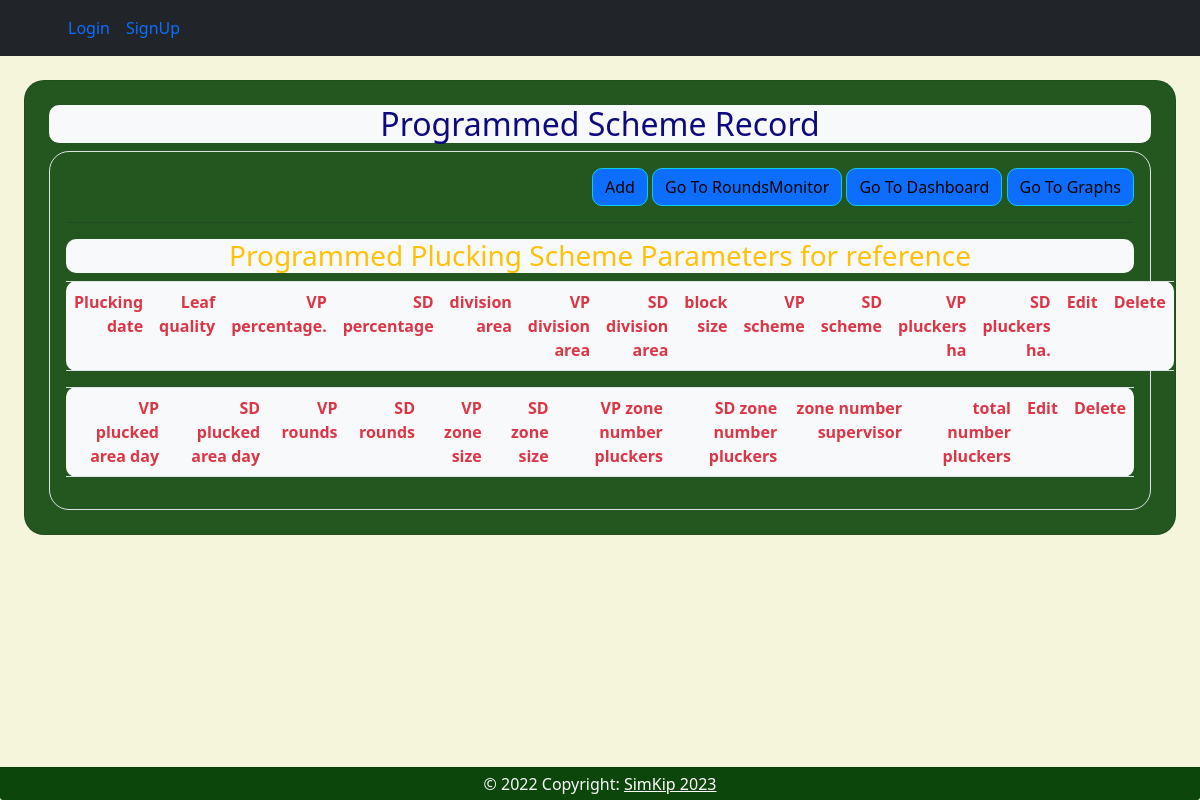
Before: /programmedscheme-record/ with the older database file.
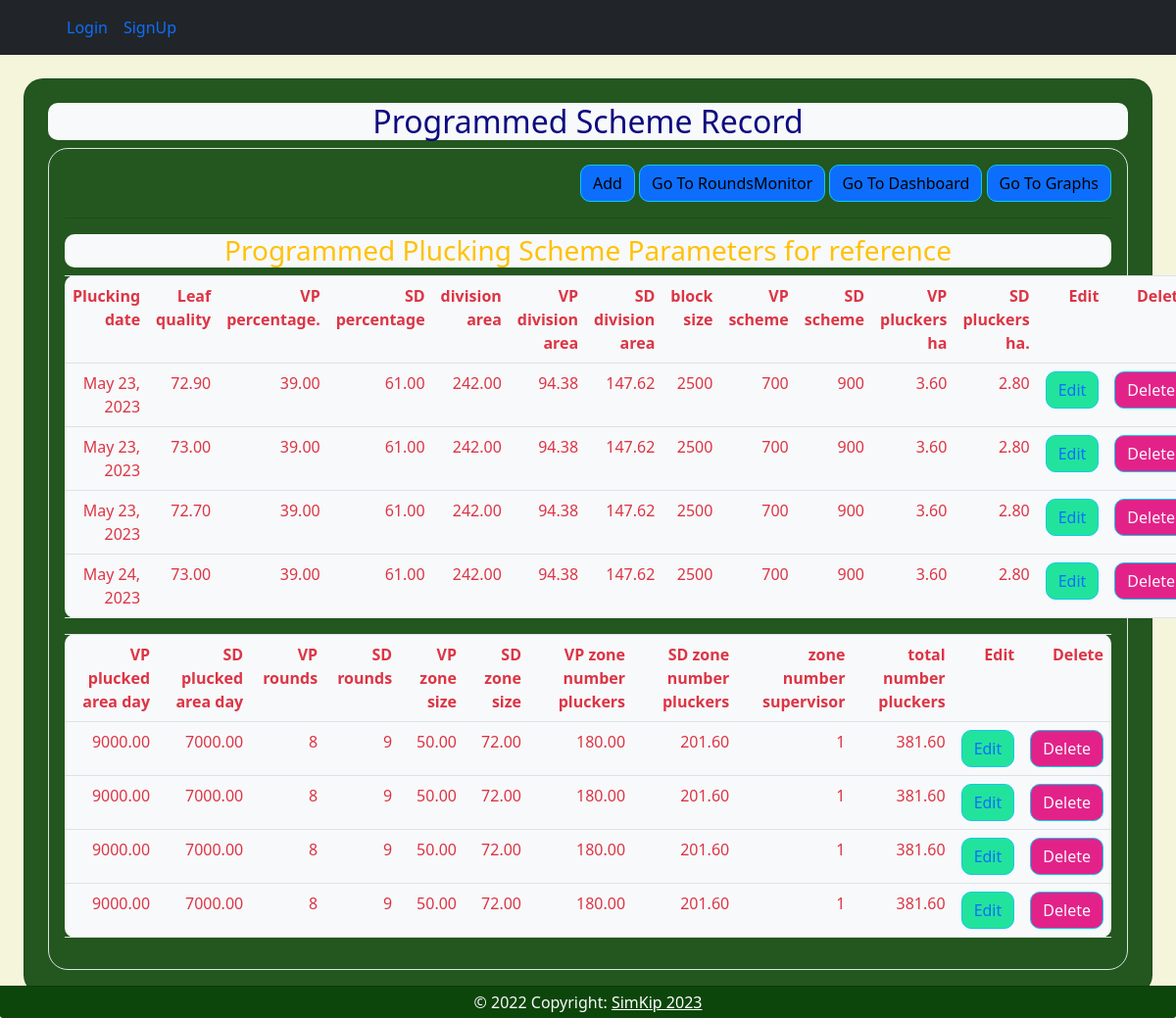
After: the same page with the newer database file.
### plucking/models.py (models this page shows, shortened)
class ProgrammedScheme(models.Model):
    plucking_date = models.DateField(auto_now=True, blank=False, null=False)
    leaf_quality = models.DecimalField(max_digits=6, decimal_places=2)
    VP_percentage = models.DecimalField(max_digits=6, decimal_places=2)
    SD_percentage = models.DecimalField(max_digits=6, decimal_places=2)
    division_area = models.DecimalField(max_digits=6, decimal_places=2)
    VP_division_area = models.DecimalField(max_digits=6, decimal_places=2, default=0.0)
    SD_division_area = models.DecimalField(max_digits=6, decimal_places=2, default=0.0)
    block_size = models.IntegerField()
    VP_scheme = models.IntegerField()
    SD_scheme = models.IntegerField()
    VP_pluckers_ha = models.DecimalField(max_digits=6, decimal_places=2, default=0.0)
    SD_pluckers_ha = models.DecimalField(max_digits=6, decimal_places=2, default=0.0)
    VP_rounds = models.IntegerField()
    SD_rounds = models.IntegerField()
    zone_number_supervisor = models.IntegerField()
    VP_plucked_area_day = models.DecimalField(max_digits=6, decimal_places=2)
    SD_plucked_area_day = models.DecimalField(max_digits=6, decimal_places=2)
    VP_zone_size = models.DecimalField(max_digits=6, decimal_places=2)
    SD_zone_size = models.DecimalField(max_digits=6, decimal_places=2)
    VP_zone_number_pluckers = models.DecimalField(max_digits=6, decimal_places=2)
    SD_zone_number_pluckers = models.DecimalField(max_digits=6, decimal_places=2)
    total_number_pluckers = models.DecimalField(max_digits=6, decimal_places=2)

### plucking/views.py (the view)
# urls.py: path('programmedscheme-record/', views.ProgrammedSchemeViewRetrieve, name='programmedscheme-record'),
def ProgrammedSchemeViewRetrieve(request):
    data = ProgrammedScheme.objects.all()
    plucking_date = datetime.strptime("2023-05-01T20:16", "%Y-%m-%dT%H:%M")
    leaf_quality = Decimal(request.GET.get('leaf_quality', 0))
    VP_percentage = Decimal(request.GET.get('VP_percentage', 0))
    SD_percentage = Decimal(request.GET.get('SD_percentage', 0))
    division_area = Decimal(request.GET.get('division_area', 0))
    VP_division_area = (Decimal(request.GET.get('VP_division_area', 0)))
    SD_division_area = (Decimal(request.GET.get('SD_division_area', 0)))
    block_size = 2500
    VP_scheme = 700
    SD_scheme = 900
    VP_pluckers_ha = 3.6
    SD_pluckers_ha = 2.8
    VP_plucked_area_day = VP_pluckers_ha * block_size
    SD_plucked_area_day = SD_pluckers_ha * block_size
    VP_rounds = 8
    SD_rounds = 9
    VP_zone_size = VP_rounds * 6.25
    SD_zone_size = SD_rounds * 8
    VP_zone_number_pluckers = VP_pluckers_ha * VP_zone_size
    SD_zone_number_pluckers = SD_pluckers_ha * SD_zone_size
    zone_number_supervisor = 1
    total_number_pluckers = VP_zone_number_pluckers + SD_zone_number_pluckers
    context = {
        "programmedScheme": data,
        "plucking_date": plucking_date,
        "leaf_quality": leaf_quality,
        "VP_percentage": VP_percentage,
        "SD_percentage": SD_percentage,
        "division_area": division_area,
        "VP_division_area": VP_division_area,
        "SD_division_area": SD_division_area,
        "block_size": block_size,
        "VP_scheme": VP_scheme,
        "SD_scheme": SD_scheme,
        "VP_pluckers_ha": VP_pluckers_ha,
        "SD_pluckers_ha": SD_pluckers_ha,
        "VP_plucked_area_day": VP_plucked_area_day,
        "SD_plucked_area_day": SD_plucked_area_day,
        "VP_rounds": VP_rounds,
        "SD_rounds": SD_rounds,
        "VP_zone_size": VP_zone_size,
        "SD_zone_size": SD_zone_size,
        "VP_zone_number_pluckers": VP_zone_number_pluckers,
        "SD_zone_number_pluckers": SD_zone_number_pluckers,
        "zone_number_supervisor": zone_number_supervisor,
        "total_number_pluckers": total_number_pluckers,
    }
    return render(request, 'UpdateFields/programmedscheme_record.html', context)

### plucking/templates/UpdateFields/programmedscheme_record.html (shortened to what the changed rows need)
{% extends 'base.html' %}
{% load static %}
{% block body %}
<div class="row g-4 d-flex align-items-center">
    <div class="col-lg-12 d-none d-lg-flex">
        <div class="container-fluid text-right card card-light mx-4 px-4 my-4 py-4"
             style="background-color: rgba(13, 70, 10, 0.9); border-radius: 20px">
            <h2 class="text-center bg-light text-Primary" style="border-radius: 10px">Programmed Scheme Record</h2>
            <div class="border p-3" style="border-radius: 20px">
                <table class="table align-middle text-danger bg-light" style="border-radius: 10px">
                    <tr>
                        <th>Plucking date</th>
                        <th>Leaf quality</th>
                        <th>VP percentage.</th>
                        <th>SD percentage</th>
                        <th>division area</th>
                        <th>VP division area</th>
                        <th>SD division area</th>
                        <th>block size</th>
                        <th>VP scheme</th>
                        <th>SD scheme</th>
                        <th>VP pluckers ha</th>
                        <th>SD pluckers ha.</th>
                        <th>Edit</th>
                        <th>Delete</th>
                    </tr>
                    {% for data in programmedScheme %}
                    <tr>
                        <td>{{data.plucking_date}}</td>
                        <td>{{data.leaf_quality}}</td>
                        <td>{{data.VP_percentage}}</td>
                        <td>{{data.SD_percentage}}</td>
                        <td>{{data.division_area}}</td>
                        <td>{{data.VP_division_area}}</td>
                        <td>{{data.SD_division_area}}</td>
                        <td>{{data.block_size}}</td>
                        <td>{{data.VP_scheme}}</td>
                        <td>{{data.SD_scheme}}</td>
                        <td>{{data.VP_pluckers_ha}}</td>
                        <td>{{data.SD_pluckers_ha}}</td>
                        <td><a class="btn btn btn-block text-primary btn btn-info" style="background-color: #22e39c;"
                               href="{% url 'programmedscheme-update' data.id %}">Edit</a></td>
                        <td><a class="btn btn-info btn-block btn btn-info text-light" style="background-color: #e32289;"
                               href="{% url 'programmedscheme-delete' data.id %}">Delete</a></td>
                    </tr>
                    {% endfor %}
                </table>
                <table class="table align-middle text-danger bg-light" style="border-radius: 10px">
                    <tr>
                        <th>VP plucked area day</th>
                        <th>SD plucked area day</th>
                        <th>VP rounds</th>
                        <th>SD rounds</th>
                        <th>VP zone size</th>
                        <th>SD zone size</th>
                        <th>VP zone number pluckers</th>
                        <th>SD zone number pluckers</th>
                        <th>zone number supervisor</th>
                        <th>total number pluckers</th>
                        <th>Edit</th>
                        <th>Delete</th>
                    </tr>
                    {% for data in programmedScheme %}
                    <tr>
                        <td>{{data.VP_plucked_area_day}}</td>
                        <td>{{data.SD_plucked_area_day}}</td>
                        <td>{{data.VP_rounds}}</td>
                        <td>{{data.SD_rounds}}</td>
                        <td>{{data.VP_zone_size}}</td>
                        <td>{{data.SD_zone_size}}</td>
                        <td>{{data.VP_zone_number_pluckers}}</td>
                        <td>{{data.SD_zone_number_pluckers}}</td>
                        <td>{{data.zone_number_supervisor}}</td>
                        <td>{{data.total_number_pluckers}}</td>
                        <td><a class="btn btn btn-block text-primary btn btn-info" style="background-color: #22e39c;"
                               href="{% url 'programmedscheme-update' data.id %}">Edit</a></td>
                        <td><a class="btn btn-info btn-block btn btn-info text-light" style="background-color: #e32289;"
                               href="{% url 'programmedscheme-delete' data.id %}">Delete</a></td>
                    </tr>
                    {% endfor %}
                </table>
            </div>
        </div>
    </div>
</div>
{% endblock %}

Changed rows visible on the page:
added ProgrammedScheme: plucking_date "May 23, 2023", leaf_quality "72.90", VP_percentage "39.00", SD_percentage "61.00", division_area "242.00", VP_division_area "94.38", SD_division_area "147.62", block_size "2500", VP_scheme "700", SD_scheme "900", VP_pluckers_ha "3.60", SD_pluckers_ha "2.80", VP_plucked_area_day "9000.00", SD_plucked_area_day "7000.00", VP_rounds "8", SD_rounds "9", VP_zone_size "50.00", SD_zone_size "72.00", VP_zone_number_pluckers "180.00", SD_zone_number_pluckers "201.60", zone_number_supervisor "1", total_number_pluckers "381.60"
added ProgrammedScheme: plucking_date "May 23, 2023", leaf_quality "73.00", VP_percentage "39.00", SD_percentage "61.00", division_area "242.00", VP_division_area "94.38", SD_division_area "147.62", block_size "2500", VP_scheme "700", SD_scheme "900", VP_pluckers_ha "3.60", SD_pluckers_ha "2.80", VP_plucked_area_day "9000.00", SD_plucked_area_day "7000.00", VP_rounds "8", SD_rounds "9", VP_zone_size "50.00", SD_zone_size "72.00", VP_zone_number_pluckers "180.00", SD_zone_number_pluckers "201.60", zone_number_supervisor "1", total_number_pluckers "381.60"
added ProgrammedScheme: plucking_date "May 23, 2023", leaf_quality "72.70", VP_percentage "39.00", SD_percentage "61.00", division_area "242.00", VP_division_area "94.38", SD_division_area "147.62", block_size "2500", VP_scheme "700", SD_scheme "900", VP_pluckers_ha "3.60", SD_pluckers_ha "2.80", VP_plucked_area_day "9000.00", SD_plucked_area_day "7000.00", VP_rounds "8", SD_rounds "9", VP_zone_size "50.00", SD_zone_size "72.00", VP_zone_number_pluckers "180.00", SD_zone_number_pluckers "201.60", zone_number_supervisor "1", total_number_pluckers "381.60"
added ProgrammedScheme: plucking_date "May 24, 2023", leaf_quality "73.00", VP_percentage "39.00", SD_percentage "61.00", division_area "242.00", VP_division_area "94.38", SD_division_area "147.62", block_size "2500", VP_scheme "700", SD_scheme "900", VP_pluckers_ha "3.60", SD_pluckers_ha "2.80", VP_plucked_area_day "9000.00", SD_plucked_area_day "7000.00", VP_rounds "8", SD_rounds "9", VP_zone_size "50.00", SD_zone_size "72.00", VP_zone_number_pluckers "180.00", SD_zone_number_pluckers "201.60", zone_number_supervisor "1", total_number_pluckers "381.60"
